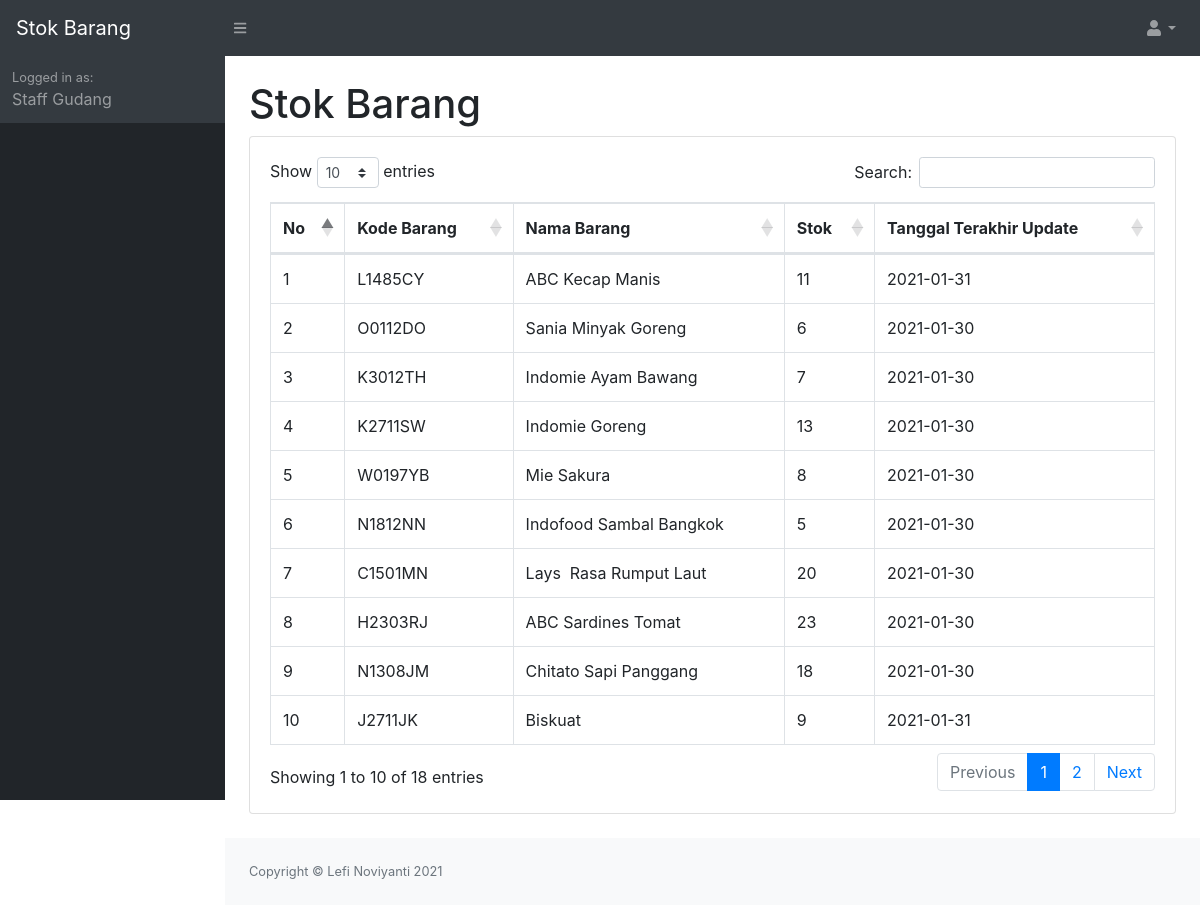
The page /manajer.php (signed in) on the database its author committed.
### tables this page shows
CREATE TABLE `barang` (
  `id_barang` int(11) NOT NULL,
  `kode_barang` varchar(7) NOT NULL,
  `nama_barang` varchar(50) NOT NULL,
  `stok` int(11) NOT NULL,
  `tanggal_update_terakhir` date NOT NULL
);

### manajer.php (the view, shortened to what this page needs)
<?php
    require 'function.php';
?>
<!DOCTYPE html>
<html lang="en">
    <head>
        <link href="css/styles.css" rel="stylesheet" />
        <link href="https://cdn.datatables.net/1.10.20/css/dataTables.bootstrap4.min.css" rel="stylesheet" />
    </head>
    <body class="sb-nav-fixed">
        <nav class="sb-topnav navbar navbar-expand navbar-dark bg-dark">
            <a class="navbar-brand" href="manajer.php">Stok Barang</a>
            <button class="btn btn-link btn-sm order-1 order-lg-0" id="sidebarToggle" href="#"><i class="fas fa-bars"></i></button>
            <ul class="navbar-nav ml-auto ml-md-0">
                <li class="nav-item dropdown">
                    <a class="nav-link dropdown-toggle" id="userDropdown" href="#" role="button" data-toggle="dropdown" aria-haspopup="true" aria-expanded="false"><i class="fas fa-user fa-fw"></i></a>
                </li>
            </ul>
        </nav>
        <div id="layoutSidenav">
            <div id="layoutSidenav_nav">
                <nav class="sb-sidenav accordion sb-sidenav-dark" id="sidenavAccordion">
                    <div class="sb-sidenav-footer">
                        <div class="small">Logged in as:</div><?php echo $_SESSION['role']; ?>
                    </div>
                </nav>
            </div>
            <div id="layoutSidenav_content">
                <main>
                    <div class="container-fluid">
                        <h1 class="mt-4">Stok Barang </h1>
                        <div class="card mb-4">
                            <div class="card-body">
                                <div class="table-responsive">
                                    <table class="table table-bordered" id="dataTable" width="100%" cellspacing="0">
                                        <thead>
                                            <tr>
                                                <th>No</th>
                                                <th>Kode Barang</th>
                                                <th>Nama Barang</th>
                                                <th>Stok</th>
                                                <th>Tanggal Terakhir Update</th>
                                           </tr>
                                        </thead>
                                        <tbody>
                                        <?php
                                            $query_mysql = mysqli_query($conn, "select * from barang");
                                            $nomor = 1;
                                            while($data = mysqli_fetch_array($query_mysql)){
                                            ?>
                                            <tr>
                                                <td><?php echo $nomor++; ?></td>
                                                <td><?php echo $data['kode_barang']; ?></td>
                                                <td><?php echo $data['nama_barang']; ?></td>
                                                <td><?php echo $data['stok']; ?></td>
                                                <td><?php echo $data['tanggal_update_terakhir']; ?></td>
                                            </tr>
                                            <?php } ?>
                                        </tbody>
                                    </table>
                                </div>
                            </div>
                        </div>
                    </div>
                </main>
                <footer class="py-4 bg-light mt-auto">
                    <div class="container-fluid">
                        <div class="d-flex align-items-center justify-content-between small">
                            <div class="text-muted">Copyright &copy; Lefi Noviyanti 2021</div>
                        </div>
                    </div>
                </footer>
            </div>
        </div>
    </body>
</html>

### rows shown on the page
barang: kode_barang "L1485CY", nama_barang "ABC Kecap Manis", stok "11", tanggal_update_terakhir "2021-01-31"
barang: kode_barang "O0112DO", nama_barang "Sania Minyak Goreng", stok "6", tanggal_update_terakhir "2021-01-30"
barang: kode_barang "K3012TH", nama_barang "Indomie Ayam Bawang", stok "7", tanggal_update_terakhir "2021-01-30"
barang: kode_barang "K2711SW", nama_barang "Indomie Goreng", stok "13", tanggal_update_terakhir "2021-01-30"
barang: kode_barang "W0197YB", nama_barang "Mie Sakura", stok "8", tanggal_update_terakhir "2021-01-30"
barang: kode_barang "N1812NN", nama_barang "Indofood Sambal Bangkok", stok "5", tanggal_update_terakhir "2021-01-30"
barang: kode_barang "C1501MN", nama_barang "Lays Rasa Rumput Laut", stok "20", tanggal_update_terakhir "2021-01-30"
barang: kode_barang "H2303RJ", nama_barang "ABC Sardines Tomat", stok "23", tanggal_update_terakhir "2021-01-30"
barang: kode_barang "N1308JM", nama_barang "Chitato Sapi Panggang", stok "18", tanggal_update_terakhir "2021-01-30"
barang: kode_barang "J2711JK", nama_barang "Biskuat", stok "9", tanggal_update_terakhir "2021-01-31"

### other values the page prints
$_SESSION['role'] "Staff Gudang"
